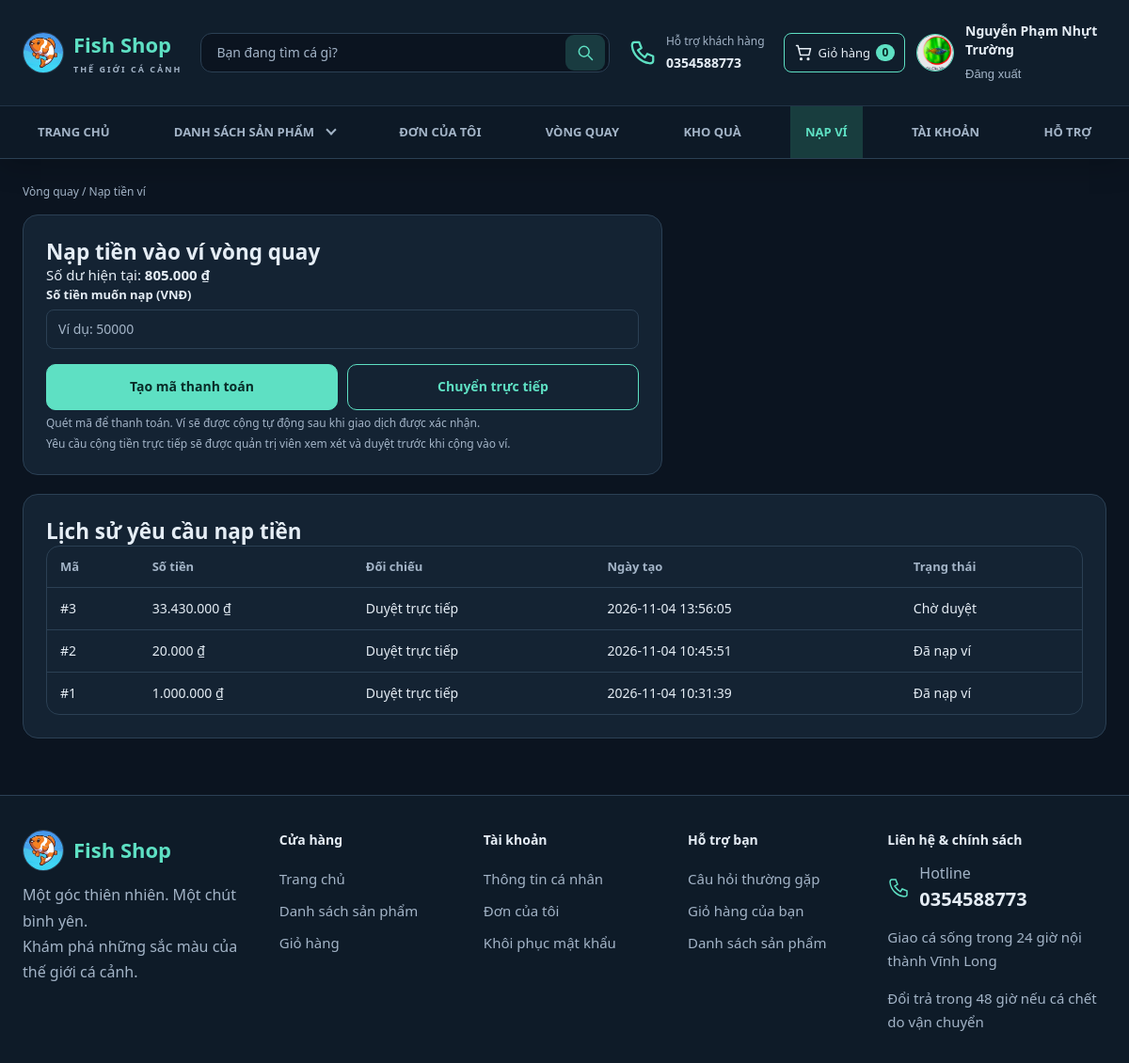
Page /wallet.php (signed in) on the committed database.
### tables this page shows
CREATE TABLE `users` (
  `id` int(10) UNSIGNED NOT NULL,
  `username` varchar(50) NOT NULL,
  `password` varchar(255) NOT NULL COMMENT 'Chuỗi băm từ password_hash()',
  `fullname` varchar(100) NOT NULL,
  `email` varchar(254) DEFAULT NULL,
  `security_question` varchar(40) DEFAULT NULL,
  `security_answer_hash` varchar(255) DEFAULT NULL,
  `phone` varchar(20) NOT NULL,
  `address` varchar(255) NOT NULL DEFAULT '',
  `avatar` varchar(255) DEFAULT NULL,
  `role` enum('customer','admin') NOT NULL DEFAULT 'customer',
  `account_status` enum('active','locked') NOT NULL DEFAULT 'active',
  `locked_reason` varchar(64) DEFAULT NULL,
  `locked_note` text DEFAULT NULL,
  `locked_at` datetime DEFAULT NULL,
  `locked_by_admin_id` int(10) UNSIGNED DEFAULT NULL,
  `created_at` timestamp NOT NULL DEFAULT current_timestamp()
);

CREATE TABLE `prize_wallets` (
  `user_id` int(10) UNSIGNED NOT NULL,
  `balance` bigint(20) UNSIGNED NOT NULL DEFAULT 0,
  `updated_at` timestamp NOT NULL DEFAULT current_timestamp() ON UPDATE current_timestamp()
);

CREATE TABLE `wallet_deposits` (
  `id` bigint(20) UNSIGNED NOT NULL,
  `user_id` int(10) UNSIGNED NOT NULL,
  `amount` bigint(20) UNSIGNED NOT NULL,
  `reference_mode` enum('with_code','no_code') NOT NULL DEFAULT 'with_code',
  `request_type` enum('payos','direct') NOT NULL DEFAULT 'direct',
  `sender_name` varchar(100) NOT NULL DEFAULT '',
  `status` enum('pending','approved','rejected') NOT NULL DEFAULT 'pending',
  `payos_payment_link_id` varchar(80) DEFAULT NULL,
  `payos_checkout_url` varchar(500) DEFAULT NULL,
  `paid_at` datetime DEFAULT NULL,
  `created_at` timestamp NOT NULL DEFAULT current_timestamp(),
  `reviewed_at` datetime DEFAULT NULL,
  `reviewed_by` int(10) UNSIGNED DEFAULT NULL,
  UNIQUE KEY `uq_wallet_deposit_payos_link` (`payos_payment_link_id`)
);

### includes/functions.php (called while the page is built, shortened)
<?php
function e($s): string { return htmlspecialchars((string)$s, ENT_QUOTES, 'UTF-8'); }
function money($v): string { return number_format((float)$v, 0, ',', '.') . ' ₫'; }
function url(string $path = ''): string {
    $path = ltrim($path, '/');
    return BASE_URL . $path;
}
function file_url(?string $rel, string $fallback = 'assets/images/no-image.svg'): string {
    $rel = (string)$rel;
    if ($rel !== '' && strpos($rel, '..') === false && is_file(__DIR__ . '/../' . $rel)) return url($rel);
    return url($fallback);
}
function cart_count(int $userId): int {
    $st = db()->prepare('SELECT COALESCE(SUM(ci.quantity),0) FROM cart c JOIN cart_items ci ON ci.cart_id = c.id WHERE c.user_id = ?');
    $st->execute([$userId]);
    return (int)$st->fetchColumn();
}
function current_cart_count(): int {
    $user = current_user();
    if ($user) return cart_count((int)$user['id']);
    return array_sum(array_column(guest_cart_lines(), 'quantity'));
}

### config/database.php (called while the page is built, shortened)
<?php
function db(): PDO
{
    static $pdo = null;
    if ($pdo === null) {
        try {
            $pdo = new PDO(
                'mysql:host=' . DB_HOST . ';dbname=' . DB_NAME . ';charset=utf8mb4',
                DB_USER,
                DB_PASS,
                [
                    PDO::ATTR_ERRMODE => PDO::ERRMODE_EXCEPTION,
                    PDO::ATTR_DEFAULT_FETCH_MODE => PDO::FETCH_ASSOC,
                    PDO::ATTR_EMULATE_PREPARES => false,
                ]
            );
        } catch (PDOException $e) {
            http_response_code(500);
            exit('Không kết nối được MySQL. Hãy bật MySQL trong XAMPP, nhập file database/WebBanCa.sql và kiểm tra config/database.php.');
        }
    }
    return $pdo;
}

### includes/auth.php (called while the page is built, shortened)
<?php
require_once __DIR__ . '/../config/database.php';
require_once __DIR__ . '/functions.php';
function current_user(): ?array {
    static $user = false;
    if ($user === false) {
        $user = null;
        if (!empty($_SESSION['user_id'])) {
            $st = db()->prepare(
                'SELECT id, username, fullname, phone, address, avatar, role, account_status FROM users WHERE id = ?'
            );
            $st->execute([(int)$_SESSION['user_id']]);
            $user = $st->fetch() ?: null;
        }
    }
    return $user;
}
function requireLogin(): array {
    $u = current_user();
    return $u;
}

### includes/rewards.php (called while the page is built, shortened)
<?php
function prize_wallet(PDO $pdo, int $userId): array {
    $pdo->prepare('INSERT INTO prize_wallets(user_id) VALUES(?) ON DUPLICATE KEY UPDATE user_id=VALUES(user_id)')->execute([$userId]);
    $st=$pdo->prepare('SELECT balance FROM prize_wallets WHERE user_id=?'); $st->execute([$userId]);
    return $st->fetch() ?: ['balance'=>0];
}

### wallet.php (the view, shortened to what this page needs)
<?php
require_once __DIR__.'/includes/auth.php';
require_once __DIR__.'/includes/rewards.php';
$user=requireLogin(); $pdo=db(); reward_schema($pdo); $uid=(int)$user['id'];
if ($_SERVER['REQUEST_METHOD'] === 'POST') {
    requirePost('wallet.php');
    if (post_string('regenerate') === '1') {
        $depositId = (int)($_POST['deposit_id'] ?? 0);
        try {
            payos_cancel_wallet_deposit_link($depositId,$uid);
            payos_create_wallet_deposit_link($depositId,$uid);
            flash('success','Đã tạo mã thanh toán mới.');
        } catch (Throwable $error) {
            flash('error',$error instanceof DomainException ? $error->getMessage() : 'Chưa thể tạo mã thanh toán mới. Vui lòng thử lại.');
            error_log('FishShop PayOS wallet QR regeneration failed (' . get_class($error) . ').');
        }
        redirect('wallet.php?deposit=' . $depositId);
    }
    $raw = trim(post_string('amount'));
    if (!ctype_digit($raw) || (int)$raw < 5000 || (int)$raw > 50000000) {
        flash('error', 'Số tiền nạp từ 5.000 đ đến 50.000.000 đ.');
        redirect('wallet.php');
    }
    $requestType = post_string('request_type') ?: 'payos';
    if (!in_array($requestType, ['payos','direct'], true)) {
        flash('error', 'Hình thức nạp tiền không hợp lệ.');
        redirect('wallet.php');
    }
    try {
        $st = $pdo->prepare("INSERT INTO wallet_deposits(user_id,amount,reference_mode,request_type,status) VALUES(?,?,'no_code',?,'pending')");
        $st->execute([$uid, (int)$raw, $requestType]);
        $depositId = (int)$pdo->lastInsertId();
        if ($requestType === 'direct') {
            flash('success', 'Đã gửi yêu cầu cộng tiền trực tiếp. Ví sẽ được cộng sau khi quản trị viên duyệt.');
            redirect('wallet.php?deposit=' . $depositId);
        }
        try {
            payos_create_wallet_deposit_link($depositId,$uid);
            flash('success','Đã tạo yêu cầu nạp ví. Quét mã bên dưới để thanh toán.');
        } catch (Throwable $error) {
            error_log('FishShop PayOS wallet QR creation failed (' . get_class($error) . ').');
            flash('error','Đã tạo yêu cầu nạp ví nhưng chưa tạo được mã thanh toán. Hãy mở lại yêu cầu để thử tiếp.');
        }
        redirect('wallet.php?deposit=' . $depositId);
    } catch (Throwable $ex) {
        flash('error', 'Chưa thể tạo yêu cầu nạp tiền. Vui lòng thử lại.');
        redirect('wallet.php');
    }
}$wallet=prize_wallet($pdo,$uid);
$st=$pdo->prepare('SELECT id,amount,reference_mode,request_type,status,payos_payment_link_id,payos_checkout_url,paid_at,created_at FROM wallet_deposits WHERE user_id=? ORDER BY id DESC LIMIT 20');$st->execute([$uid]);$requests=$st->fetchAll();
$pageTitle='Nạp tiền ví vòng quay';include __DIR__.'/includes/header.php';
?>
<p class="crumb"><a href="<?=url('wheel.php')?>">Vòng quay</a> / Nạp tiền ví</p>
<section class="card form-card">
  <h1>Nạp tiền vào ví vòng quay</h1><p>Số dư hiện tại: <strong><?=money($wallet['balance'])?></strong></p>
  <form method="post" action="<?=url('wallet.php')?>"><?=csrf_field()?>
    <div class="field"><label for="amount">Số tiền muốn nạp (VNĐ)</label><input id="amount" name="amount" type="number" min="5000" max="50000000" step="1000" required placeholder="Ví dụ: 50000"></div>
    <div class="wallet-topup-actions"><button class="btn" type="submit" name="request_type" value="payos">Tạo mã thanh toán</button><button class="btn ghost" type="submit" name="request_type" value="direct">Chuyển trực tiếp</button></div>
  </form>
  <p class="hint">Quét mã để thanh toán. Ví sẽ được cộng tự động sau khi giao dịch được xác nhận.</p>
  <p class="hint">Yêu cầu cộng tiền trực tiếp sẽ được quản trị viên xem xét và duyệt trước khi cộng vào ví.</p>
</section>
<section class="card" style="margin-top:20px"><h2>Lịch sử yêu cầu nạp tiền</h2>
  <?php if(!$requests): ?><p>Chưa có yêu cầu nạp tiền.</p><?php else: ?><div class="table-wrap"><table><thead><tr><th>Mã</th><th>Số tiền</th><th>Đối chiếu</th><th>Ngày tạo</th><th>Trạng thái</th></tr></thead><tbody>
  <?php foreach($requests as $r): ?><tr><td><a href="<?=url('wallet.php?deposit='.(int)$r['id'])?>">#<?=(int)$r['id']?></a></td><td><?=money($r['amount'])?></td><td><?=$r['request_type']==='direct'?'Duyệt trực tiếp':'Tự động'?></td><td><?=e($r['created_at'])?></td><td><?=($r['status']==='pending'&&$r['request_type']==='direct')?'Chờ duyệt':(['pending'=>'Chờ thanh toán','approved'=>'Đã nạp ví','rejected'=>'Từ chối'][$r['status']])?></td></tr><?php endforeach; ?>
  </tbody></table></div><?php endif; ?>
</section>
<?php include __DIR__.'/includes/footer.php'; ?>

### includes/navbar.php (shortened to what this page needs)
<?php
$u = current_user();
$searchText = is_string($_GET['q'] ?? null) ? $_GET['q'] : '';
$currentPage = basename($_SERVER['SCRIPT_NAME']);
$catalogActive = in_array($currentPage, ['products.php', 'product_detail.php'], true);
?>
<header class="top">
  <div class="wrap bar">
    <a class="logo" href="<?= url('index.php') ?>"><img class="brand-avatar" src="<?= url('assets/images/fish-shop-logo.jpg') ?>" alt="" width="44" height="44"><span>Fish Shop<small>THẾ GIỚI CÁ CẢNH</small></span></a>
    <form class="header-search" action="<?= url($currentPage === 'products.php' ? 'products.php' : 'index.php') ?>" method="get" role="search">
      <input class="search" type="search" name="q" value="<?= e($searchText) ?>" placeholder="Bạn đang tìm cá gì?" aria-label="Tìm sản phẩm">
      <button type="submit" aria-label="Tìm kiếm"><svg viewBox="0 0 24 24" aria-hidden="true"><circle cx="10.5" cy="10.5" r="6.5"/><path d="m16 16 5 5"/></svg></button>
    </form>
    <a class="header-support" href="#ho-tro"><svg viewBox="0 0 24 24" aria-hidden="true"><path d="M5 3h4l2 5-3 2c2 3 3 4 6 6l2-3 5 2v4c0 2-2 2-3 2C10 20 4 14 3 6c0-1 0-3 2-3Z"/></svg><span>Hỗ trợ khách hàng<strong><?= e(ADMIN_CONTACT_PHONE) ?></strong></span></a>
    <div class="header-actions">
      <a class="header-action" data-nav="cart" href="<?= url('cart.php') ?>"><svg viewBox="0 0 24 24" aria-hidden="true"><path d="M3 3h2l3 12h11l2-8H6"/><circle cx="9" cy="20" r="1"/><circle cx="18" cy="20" r="1"/></svg><span>Giỏ hàng</span><b id="cart-badge" class="badge-n"><?= current_cart_count() ?></b></a>
      <?php if ($u): ?>
        <a class="account-avatar" href="<?= url('profile.php') ?>" aria-label="Thông tin tài khoản">
          <img src="<?= e(file_url($u['avatar'] ?? null, 'assets/images/avatar-default.svg')) ?>" alt="Ảnh đại diện của <?= e($u['fullname']) ?>" width="40" height="40">
        </a>
      <?php endif; ?>
      <div class="account-links">
      <?php if ($u): ?>
        <a href="<?= url('profile.php') ?>"><?= e($u['fullname']) ?></a>
        <form action="<?= url('logout.php') ?>" method="post"><?= csrf_field() ?><button class="link-btn" type="submit">Đăng xuất</button></form>
      <?php else: ?>
        <a href="<?= url('login.php') ?>">Đăng nhập</a><a href="<?= url('register.php') ?>">Đăng ký tài khoản</a>
      <?php endif; ?>
      </div>
    </div>
  </div>
  <div class="navigation"><div class="wrap">
    <nav id="nav-main" class="main-nav" aria-label="Điều hướng chính">
      <a class="<?= $currentPage === 'index.php' ? 'on' : '' ?>" href="<?= url('index.php') ?>">Trang chủ</a>
      <details class="product-menu" data-product-menu>
        <summary class="<?=$catalogActive ? 'on' : ''?>">Danh sách sản phẩm <span class="menu-chevron" aria-hidden="true"></span></summary>
      </details>
      <a class="<?= $currentPage === 'purchase_history.php' ? 'on' : '' ?>" href="<?= url('purchase_history.php') ?>">Đơn của tôi</a>
      <a class="<?= $currentPage === 'wheel.php' ? 'on' : '' ?>" href="<?= url('wheel.php') ?>">Vòng quay</a>
      <a class="<?= $currentPage === 'rewards.php' ? 'on' : '' ?>" href="<?= url('rewards.php') ?>">Kho quà</a>
      <?php if ($u): ?><a class="<?= $currentPage === 'wallet.php' ? 'on' : '' ?>" href="<?= url('wallet.php') ?>">Nạp ví</a><?php endif; ?>
      <a class="<?= $currentPage === 'profile.php' ? 'on' : '' ?>" href="<?= url('profile.php') ?>">Tài khoản</a>
      <a class="<?= $currentPage === 'support.php' ? 'on' : '' ?>" href="<?= url('support.php') ?>">Hỗ trợ</a>
    </nav>
  </div></div>
</header>

### assets/css/style.css (style rules this page uses)
:root { --bg:#0b1420; --card:#101c2b; --line:#1f3347; --ink:#e8f1f5; --mute:#8fa3b3; --teal:#5ee0c3; --r:14px; --danger:#ff8b91; --warn:#ffc857; --pink:#ff7496; }
* { box-sizing:border-box; margin:0; padding:0; }
html { scroll-behavior:smooth; }
body { background:var(--bg); color:var(--ink); font-family:"Segoe UI",Roboto,Arial,sans-serif; font-size:15px; line-height:1.6; min-height:100vh; display:flex; flex-direction:column; }
img { max-width:100%; display:block; }
a { color:inherit; text-decoration:none; }
h1,h2,h3 { line-height:1.3; }
.wrap { width:100%; max-width:1160px; margin:0 auto; padding:0 20px; }
.bar { display:flex; align-items:center; gap:20px; min-height:64px; }
.badge-n { min-width:20px; padding:0 6px; border-radius:20px; background:var(--teal); color:#092c28; font-size:12px; font-weight:700; text-align:center; }
.btn { display:inline-flex; align-items:center; justify-content:center; gap:6px; padding:11px 20px; border:1px solid var(--teal); border-radius:10px; background:var(--teal); color:#092c28; font:inherit; font-size:14px; font-weight:600; cursor:pointer; transition:transform .15s, background .15s, color .15s; }
.btn.ghost { background:transparent; color:var(--teal); }
.in, input[type=text], input[type=email], input[type=password], input[type=search], input[type=number], input[type=file], select, textarea { background:var(--card); color:var(--ink); border:1px solid var(--line); border-radius:8px; padding:10px 12px; font:inherit; font-size:14px; max-width:100%; }
input::placeholder, textarea::placeholder { color:#5d7385; }
.field { margin-bottom:16px; }
.field label { display:block; margin-bottom:6px; font-size:13px; font-weight:600; }
.field input:not([type=checkbox]), .field select, .field textarea { width:100%; }
.field small, .hint { display:block; margin-top:5px; color:var(--mute); font-size:12px; }
.crumb { font-size:12px; color:var(--mute); margin:26px 0 16px; }
.card { background:var(--card); border:1px solid var(--line); border-radius:16px; padding:24px; }
.link-btn { background:none; border:0; color:var(--mute); cursor:pointer; font-size:13px; }
.table-wrap { overflow-x:auto; border:1px solid var(--line); border-radius:14px; background:var(--card); }
table { width:100%; border-collapse:collapse; font-size:14px; }
th, td { padding:12px 14px; text-align:left; border-bottom:1px solid var(--line); vertical-align:middle; }
th { color:var(--mute); font-weight:600; font-size:13px; white-space:nowrap; }
tr:last-child td { border-bottom:0; }
.form-card { max-width:680px; }

### wallet.php (style rules this page uses)
.wallet-topup-actions { display:flex;gap:10px;flex-wrap:wrap;margin-top:12px }
.wallet-topup-actions button { flex:1;min-width:190px }

### rows in the picture
users: avatar (picture), fullname "Nguyễn Phạm Nhựt Trường"
prize_wallets: balance "805.000 ₫"
wallet_deposits: id "3", amount "33.430.000 ₫", request_type "Duyệt trực tiếp", created_at "2026-11-04 13:56:05", status "Chờ duyệt"
wallet_deposits: id "2", amount "20.000 ₫", request_type "Duyệt trực tiếp", created_at "2026-11-04 10:45:51", status "Đã nạp ví"
wallet_deposits: id "1", amount "1.000.000 ₫", request_type "Duyệt trực tiếp", created_at "2026-11-04 10:31:39", status "Đã nạp ví"

### other values in the picture
ADMIN_CONTACT_PHONE "0354588773"
current_cart_count() "0"
